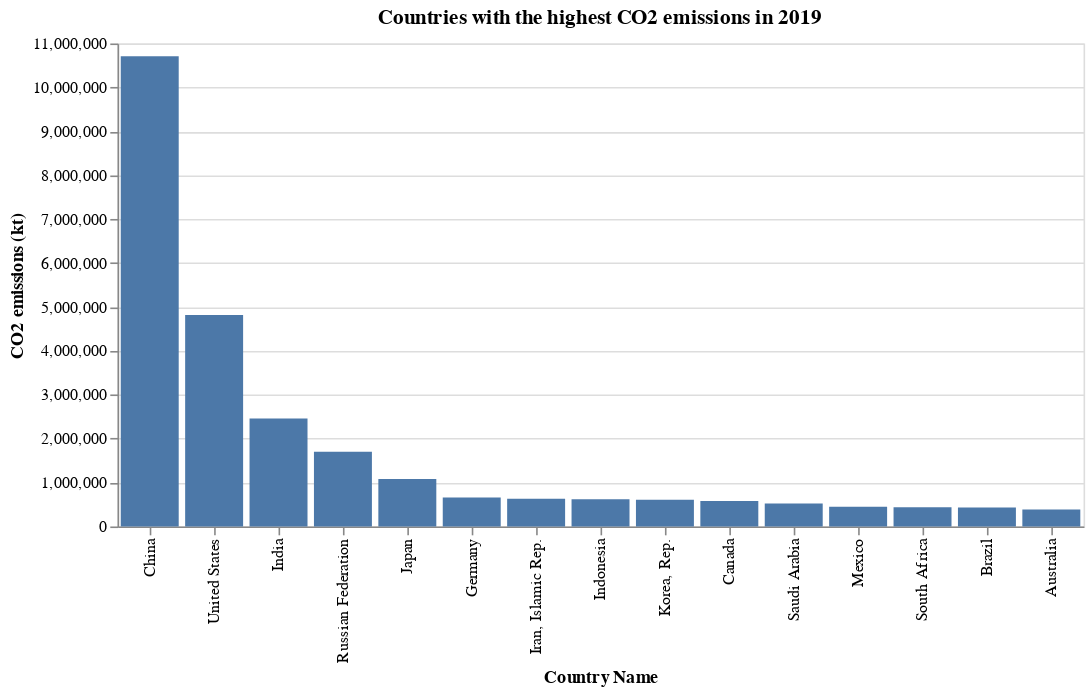

Source (notebook cell):
### Code cell
# making sense of some of the data with a visualization
#bar chart

source = wdi_df[wdi_df['Indicator Name'] =='CO2 emissions (kt)'] #selecting one indicator
source = source[['Country Name', '2019']] #getting only country name the CO2 emmision for the year 2019
source = source.nlargest(15, '2019') #getting the top 15 highest in 2019

alt.Chart(source).mark_bar().encode(
    x = alt.X('Country Name:N', sort='-y'),
    y = alt.Y('2019:Q', title='CO2 emissions (kt)'),
).properties(width=600, height=300, title='Countries with the highest CO2 emissions in 2019')

### Figure 1 — Vega-Lite specification as saved in the notebook (floating-point values rounded to 4 significant figures)
{"config": {"view": {"continuousWidth": 400, "continuousHeight": 300}}, "data": {"name": "data-9c8466a4b8364a7cde4d6153d8fc0a0e"}, "mark": "bar", "encoding": {"x": {"field": "Country Name", "sort": "-y", "type": "nominal"}, "y": {"field": "2019", "title": "CO2 emissions (kt)", "type": "quantitative"}}, "height": 300, "title": "Countries with the highest CO2 emissions in 2019", "width": 600, "$schema": "https://vega.github.io/schema/vega-lite/v4.17.0.json", "datasets": {"data-9c8466a4b8364a7cde4d6153d8fc0a0e": [{"Country Name": "China", "2019": 10710000.0}, {"Country Name": "United States", "2019": 4818000.0}, {"Country Name": "India", "2019": 2456000.0}, {"Country Name": "Russian Federation", "2019": 1704000.0}, {"Country Name": "Japan", "2019": 1082000.0}, {"Country Name": "Germany", "2019": 657400.0}, {"Country Name": "Iran, Islamic Rep.", "2019": 630000.0}, {"Country Name": "Indonesia", "2019": 619800.0}, {"Country Name": "Korea, Rep.", "2019": 610800.0}, {"Country Name": "Canada", "2019": 580200.0}, {"Country Name": "Saudi Arabia", "2019": 523800.0}, {"Country Name": "Mexico", "2019": 449300.0}, {"Country Name": "South Africa", "2019": 439600.0}, {"Country Name": "Brazil", "2019": 434300.0}, {"Country Name": "Australia", "2019": 386500.0}]}}
